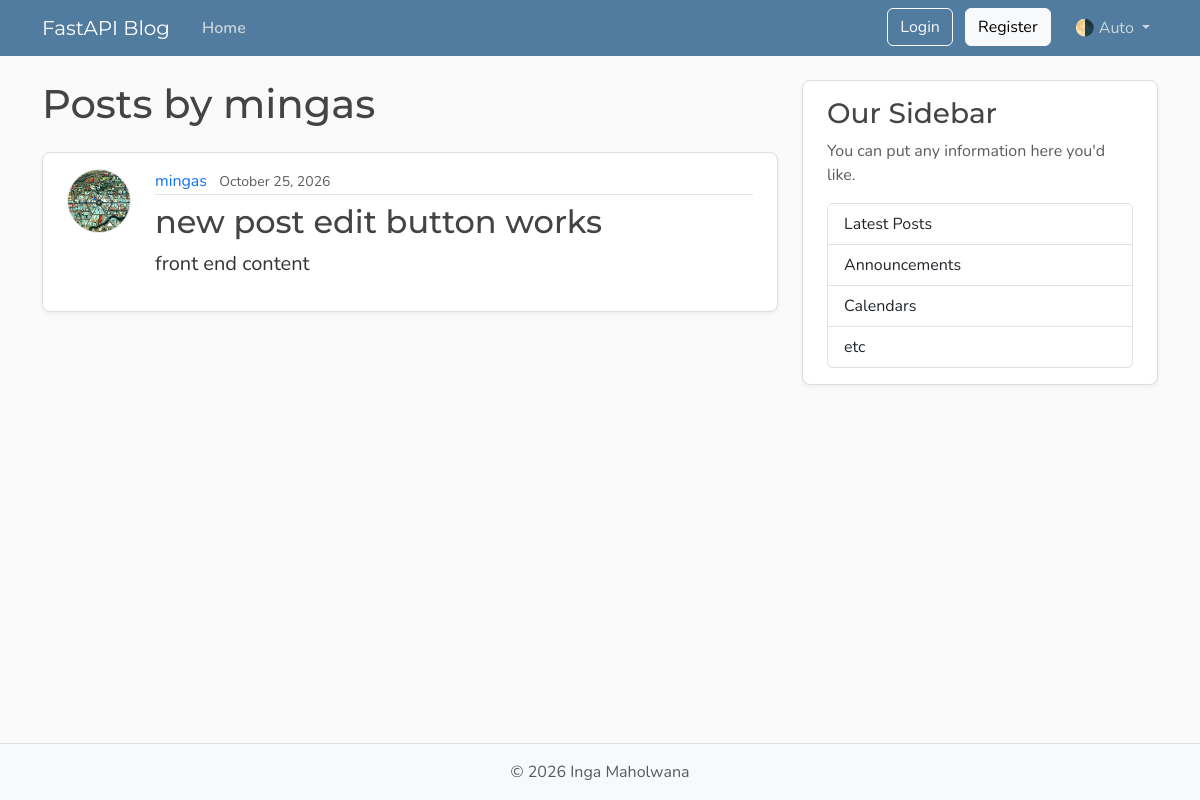
Before: /users/1/posts with the older database file.
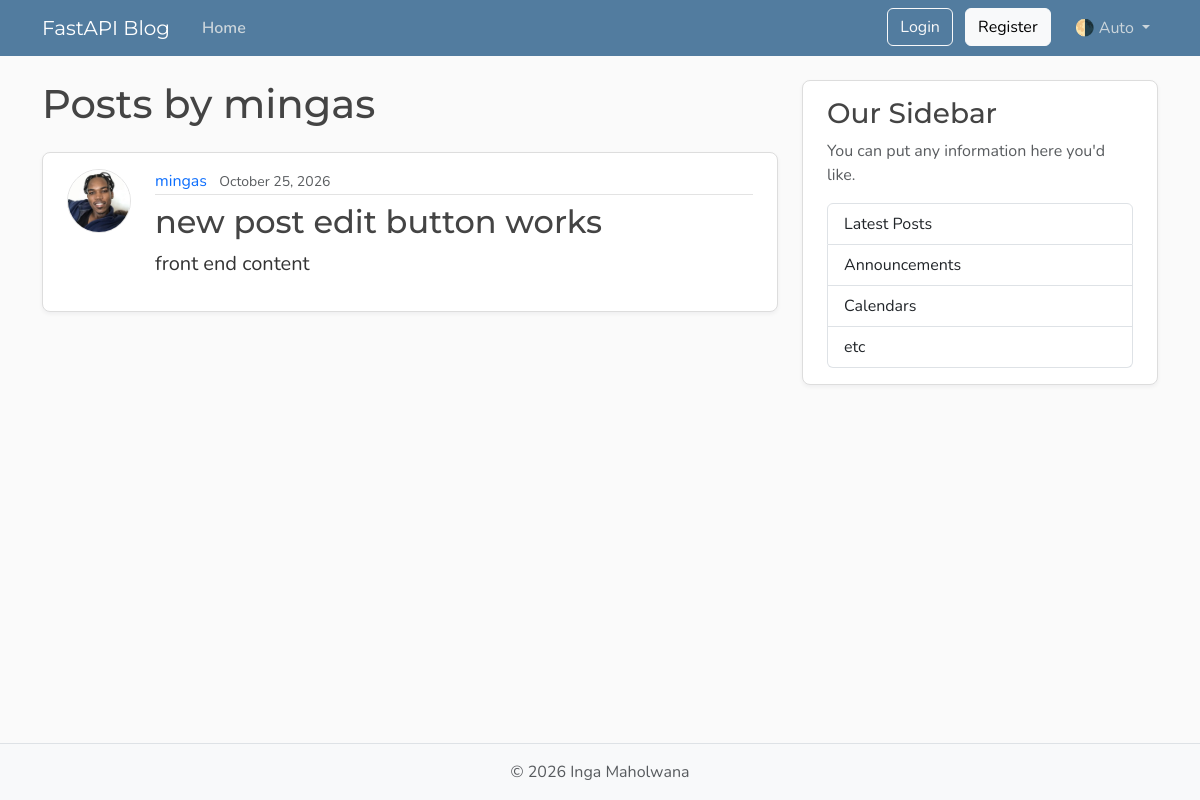
After: the same page with the newer database file.
### models.py (models this page shows, shortened)
class Post(Base):
    __tablename__ = "posts"
    id: Mapped[int] = mapped_column(
        Integer, primary_key=True, index=True
    )
    title: Mapped[str] = mapped_column(
        String(100), nullable=False
    )
    content: Mapped[str] = mapped_column(
        Text, nullable=False
    )
    user_id: Mapped[int] = mapped_column(
        ForeignKey("users.id"),
        nullable=False,
        index=True,
    )
    date_posted: Mapped[datetime] = mapped_column(
        DateTime(timezone=True),
        default=lambda: datetime.now(timezone.utc),
    )
    author: Mapped[User] = relationship(
        back_populates="posts"
    )

class User(Base):
    __tablename__ = "users"
    id: Mapped[int] = mapped_column(
        Integer, primary_key=True, index=True
    )
    username: Mapped[str] = mapped_column(
        String(50), unique=True, nullable=False
    )
    email: Mapped[str] = mapped_column(
        String(120), unique=True, nullable=False
    )
    password_hash: Mapped[str] = mapped_column(
        String(200), nullable=False
    )
    image_file: Mapped[str | None] = mapped_column(
        String(200), nullable=True, default=None
    )
    posts: Mapped[list[Post]] = relationship(
        back_populates="author",
        cascade="all, delete-orphan",
    )

### main.py (the view)
@app.get("/users/{user_id}/posts", include_in_schema=False, name="user_posts")
async def user_posts_page(
    request: Request,
    user_id: int,
    db: Annotated[AsyncSession, Depends(get_db)],
):
    result = await db.execute(select(models.User).where(models.User.id == user_id))
    user = result.scalars().first()
    if not user:
        raise HTTPException(
            status_code=status.HTTP_404_NOT_FOUND,
            detail="User not found",
        )
    result = await db.execute(
        select(models.Post)
        .options(selectinload(models.Post.author))
        .where(models.Post.user_id == user_id)
        .order_by(models.Post.date_posted.desc()),
    )
    posts = result.scalars().all()
    return templates.TemplateResponse(
        request,
        "user_posts.html",
        {"posts": posts, "user": user, "title": f"{user.username}'s Posts"},
    )

### templates/user_posts.html
{% extends "layout.html" %}
{% block content %}
  <h1 class="mb-4">Posts by {{ user.username }}</h1>
  {% for post in posts %}
    <article class="content-section py-3 px-4 mb-4">
      <div class="d-flex align-items-start gap-4">
        <img class="rounded-circle article-img flex-shrink-0"
             src="{{ post.author.image_path }}"
             alt="{{ post.author.username }}'s profile picture"
             width="64"
             height="64"
             loading="lazy">
        <div class="flex-grow-1">
          <div class="article-metadata mb-2">
            <a class="me-2"
               href="{{ url_for('user_posts', user_id=post.author.id) }}">{{ post.author.username }}</a>
            <small class="text-body-secondary">{{ post.date_posted.strftime("%B %d, %Y") }}</small>
          </div>
          <h2>
            <a class="article-title"
               href="{{ url_for('post_page', post_id=post.id) }}">{{ post.title }}</a>
          </h2>
          <p class="article-content">{{ post.content }}</p>
        </div>
      </div>
    </article>
  {% else %}
    <p class="text-body-secondary">No posts by this user yet.</p>
  {% endfor %}
{% endblock content %}

Changed rows visible on the page:
changed through a linked row, Post "new post edit button works": author.image_path: picture added in place of a placeholder
